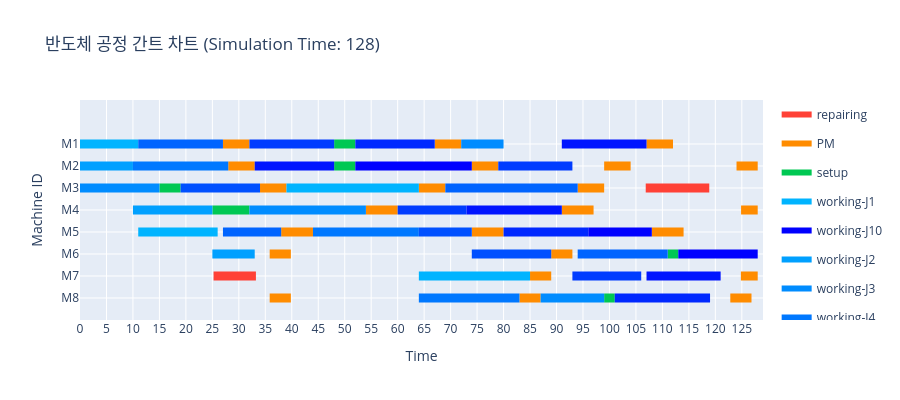

The code cell stored with this chart in its notebook:
### Code cell
env.run(until=scheduler.job_chk_process)
fig = create_gantt_chart(
    logs=event_logger.logs,
    max_time=env.now,
    title=f"반도체 공정 간트 차트 (Simulation Time: {round(env.now, 3)})")
fig.show()

### Figure 1 — Plotly figure (JSON) as saved in the notebook; plotly's stock layout.template omitted (floating-point values rounded to 4 significant figures)
{"data": [{"fill": "toself", "fillcolor": "rgb(255, 65, 54)", "hoverinfo": "name", "legendgroup": "rgb(255, 65, 54)", "mode": "none", "name": "repairing", "type": "scatter", "x": [106.9, 118.9, 118.9, 106.9, 106.9, 25.23, 33.23, 33.23, 25.23], "y": [4.8, 4.8, 5.2, 5.2, null, 0.8, 0.8, 1.2, 1.2]}, {"fill": "toself", "fillcolor": "rgb(255, 140, 0)", "hoverinfo": "name", "legendgroup": "rgb(255, 140, 0)", "mode": "none", "name": "PM", "type": "scatter", "x": [27, 32, 32, 27, 27, 67, 72, 72, 67, 67, 107, 112, 112, 107, 107, 28, 33, 33, 28, 28, 74, 79, 79, 74, 74, 99, 104, 104, 99, 99, 124, 128, 128, 124, 124, 34, 39, 39, 34, 34, 64, 69, 69, 64, 64, 94, 99, 99, 94, 94, 54, 60, 60, 54, 54, 91, 97, 97, 91, 91, 124.9, 128, 128, 124.9, 124.9, 38, 44, 44, 38, 38, 74, 80, 80, 74, 74, 108, 114, 114, 108, 108, 35.83, 39.83, 39.83, 35.83, 35.83, 89, 93, 93, 89, 89, 85, 89, 89, 85, 85, 124.8, 128, 128, 124.8, 124.8, 35.83, 39.83, 39.83, 35.83, 35.83, 83, 87, 87, 83, 83, 122.8, 126.8, 126.8, 122.8], "y": [6.8, 6.8, 7.2, 7.2, null, 6.8, 6.8, 7.2, 7.2, null, 6.8, 6.8, 7.2, 7.2, null, 5.8, 5.8, 6.2, 6.2, null, 5.8, 5.8, 6.2, 6.2, null, 5.8, 5.8, 6.2, 6.2, null, 5.8, 5.8, 6.2, 6.2, null, 4.8, 4.8, 5.2, 5.2, null, 4.8, 4.8, 5.2, 5.2, null, 4.8, 4.8, 5.2, 5.2, null, 3.8, 3.8, 4.2, 4.2, null, 3.8, 3.8, 4.2, 4.2, null, 3.8, 3.8, 4.2, 4.2, null, 2.8, 2.8, 3.2, 3.2, null, 2.8, 2.8, 3.2, 3.2, null, 2.8, 2.8, 3.2, 3.2, null, 1.8, 1.8, 2.2, 2.2, null, 1.8, 1.8, 2.2, 2.2, null, 0.8, 0.8, 1.2, 1.2, null, 0.8, 0.8, 1.2, 1.2, null, -0.2, -0.2, 0.2, 0.2, null, -0.2, -0.2, 0.2, 0.2, null, -0.2, -0.2, 0.2, 0.2]}, {"fill": "toself", "fillcolor": "rgb(0, 200, 83)", "hoverinfo": "name", "legendgroup": "rgb(0, 200, 83)", "mode": "none", "name": "setup", "type": "scatter", "x": [48, 52, 52, 48, 48, 48, 52, 52, 48, 48, 15, 19, 19, 15, 15, 25, 32, 32, 25, 25, 111, 113, 113, 111, 111, 99, 101, 101, 99], "y": [6.8, 6.8, 7.2, 7.2, null, 5.8, 5.8, 6.2, 6.2, null, 4.8, 4.8, 5.2, 5.2, null, 3.8, 3.8, 4.2, 4.2, null, 1.8, 1.8, 2.2, 2.2, null, -0.2, -0.2, 0.2, 0.2]}, {"fill": "toself", "fillcolor": "rgb(0, 180, 255)", "hoverinfo": "name", "legendgroup": "rgb(0, 180, 255)", "mode": "none", "name": "working-J1", "type": "scatter", "x": [0, 11, 11, 0, 0, 39, 64, 64, 39, 39, 11, 26, 26, 11, 11, 64, 85, 85, 64], "y": [6.8, 6.8, 7.2, 7.2, null, 4.8, 4.8, 5.2, 5.2, null, 2.8, 2.8, 3.2, 3.2, null, 0.8, 0.8, 1.2, 1.2]}, {"fill": "toself", "fillcolor": "rgb(0, 0, 255)", "hoverinfo": "name", "legendgroup": "rgb(0, 0, 255)", "mode": "none", "name": "working-J10", "type": "scatter", "x": [52, 74, 74, 52, 52, 96, 108, 108, 96, 96, 113, 128, 128, 113], "y": [5.8, 5.8, 6.2, 6.2, null, 2.8, 2.8, 3.2, 3.2, null, 1.8, 1.8, 2.2, 2.2]}, {"fill": "toself", "fillcolor": "rgb(0, 160, 255)", "hoverinfo": "name", "legendgroup": "rgb(0, 160, 255)", "mode": "none", "name": "working-J2", "type": "scatter", "x": [0, 10, 10, 0, 0, 10, 25, 25, 10, 10, 25, 33, 33, 25], "y": [5.8, 5.8, 6.2, 6.2, null, 3.8, 3.8, 4.2, 4.2, null, 1.8, 1.8, 2.2, 2.2]}, {"fill": "toself", "fillcolor": "rgb(0, 140, 255)", "hoverinfo": "name", "legendgroup": "rgb(0, 140, 255)", "mode": "none", "name": "working-J3", "type": "scatter", "x": [72, 80, 80, 72, 72, 0, 15, 15, 0, 0, 32, 54, 54, 32, 32, 87, 99, 99, 87], "y": [6.8, 6.8, 7.2, 7.2, null, 4.8, 4.8, 5.2, 5.2, null, 3.8, 3.8, 4.2, 4.2, null, -0.2, -0.2, 0.2, 0.2]}, {"fill": "toself", "fillcolor": "rgb(0, 120, 255)", "hoverinfo": "name", "legendgroup": "rgb(0, 120, 255)", "mode": "none", "name": "working-J4", "type": "scatter", "x": [10, 28, 28, 10, 10, 44, 64, 64, 44, 44, 64, 83, 83, 64], "y": [5.8, 5.8, 6.2, 6.2, null, 2.8, 2.8, 3.2, 3.2, null, -0.2, -0.2, 0.2, 0.2]}, {"fill": "toself", "fillcolor": "rgb(0, 100, 255)", "hoverinfo": "name", "legendgroup": "rgb(0, 100, 255)", "mode": "none", "name": "working-J5", "type": "scatter", "x": [11, 27, 27, 11, 11, 69, 94, 94, 69, 69, 27, 38, 38, 27, 27, 94, 111, 111, 94], "y": [6.8, 6.8, 7.2, 7.2, null, 4.8, 4.8, 5.2, 5.2, null, 2.8, 2.8, 3.2, 3.2, null, 1.8, 1.8, 2.2, 2.2]}, {"fill": "toself", "fillcolor": "rgb(0, 80, 255)", "hoverinfo": "name", "legendgroup": "rgb(0, 80, 255)", "mode": "none", "name": "working-J6", "type": "scatter", "x": [19, 34, 34, 19, 19, 64, 74, 74, 64, 64, 74, 89, 89, 74], "y": [4.8, 4.8, 5.2, 5.2, null, 2.8, 2.8, 3.2, 3.2, null, 1.8, 1.8, 2.2, 2.2]}, {"fill": "toself", "fillcolor": "rgb(0, 60, 255)", "hoverinfo": "name", "legendgroup": "rgb(0, 60, 255)", "mode": "none", "name": "working-J7", "type": "scatter", "x": [32, 48, 48, 32, 32, 79, 93, 93, 79, 79, 60, 73, 73, 60, 60, 93, 106, 106, 93], "y": [6.8, 6.8, 7.2, 7.2, null, 5.8, 5.8, 6.2, 6.2, null, 3.8, 3.8, 4.2, 4.2, null, 0.8, 0.8, 1.2, 1.2]}, {"fill": "toself", "fillcolor": "rgb(0, 40, 255)", "hoverinfo": "name", "legendgroup": "rgb(0, 40, 255)", "mode": "none", "name": "working-J8", "type": "scatter", "x": [52, 67, 67, 52, 52, 80, 96, 96, 80, 80, 101, 119, 119, 101], "y": [6.8, 6.8, 7.2, 7.2, null, 2.8, 2.8, 3.2, 3.2, null, -0.2, -0.2, 0.2, 0.2]}, {"fill": "toself", "fillcolor": "rgb(0, 20, 255)", "hoverinfo": "name", "legendgroup": "rgb(0, 20, 255)", "mode": "none", "name": "working-J9", "type": "scatter", "x": [91, 107, 107, 91, 91, 33, 48, 48, 33, 33, 73, 91, 91, 73, 73, 107, 121, 121, 107], "y": [6.8, 6.8, 7.2, 7.2, null, 5.8, 5.8, 6.2, 6.2, null, 3.8, 3.8, 4.2, 4.2, null, 0.8, 0.8, 1.2, 1.2]}, {"legendgroup": "rgb(0, 0, 255)", "marker": {"color": "rgb(0, 0, 255)", "opacity": 0, "size": 1}, "mode": "markers", "name": "", "showlegend": false, "text": ["job: J10\noperation: J10_O1", "job: J10\noperation: J10_O1", "job: J10\noperation: J10_O2", "job: J10\noperation: J10_O2", "job: J10\noperation: J10_O3", "job: J10\noperation: J10_O3"], "type": "scatter", "x": [52, 74, 96, 108, 113, 128], "y": [6, 6, 3, 3, 2, 2]}, {"legendgroup": "rgb(0, 100, 255)", "marker": {"color": "rgb(0, 100, 255)", "opacity": 0, "size": 1}, "mode": "markers", "name": "", "showlegend": false, "text": ["job: J5\noperation: J5_O1", "job: J5\noperation: J5_O1", "job: J5\noperation: J5_O3", "job: J5\noperation: J5_O3", "job: J5\noperation: J5_O2", "job: J5\noperation: J5_O2", "job: J5\noperation: J5_O4", "job: J5\noperation: J5_O4"], "type": "scatter", "x": [11, 27, 69, 94, 27, 38, 94, 111], "y": [7, 7, 5, 5, 3, 3, 2, 2]}, {"legendgroup": "rgb(0, 120, 255)", "marker": {"color": "rgb(0, 120, 255)", "opacity": 0, "size": 1}, "mode": "markers", "name": "", "showlegend": false, "text": ["job: J4\noperation: J4_O1", "job: J4\noperation: J4_O1", "job: J4\noperation: J4_O2", "job: J4\noperation: J4_O2", "job: J4\noperation: J4_O3", "job: J4\noperation: J4_O3"], "type": "scatter", "x": [10, 28, 44, 64, 64, 83], "y": [6, 6, 3, 3, 0, 0]}, {"legendgroup": "rgb(0, 140, 255)", "marker": {"color": "rgb(0, 140, 255)", "opacity": 0, "size": 1}, "mode": "markers", "name": "", "showlegend": false, "text": ["job: J3\noperation: J3_O3", "job: J3\noperation: J3_O3", "job: J3\noperation: J3_O1", "job: J3\noperation: J3_O1", "job: J3\noperation: J3_O2", "job: J3\noperation: J3_O2", "job: J3\noperation: J3_O4", "job: J3\noperation: J3_O4"], "type": "scatter", "x": [72, 80, 0, 15, 32, 54, 87, 99], "y": [7, 7, 5, 5, 4, 4, 0, 0]}, {"legendgroup": "rgb(0, 160, 255)", "marker": {"color": "rgb(0, 160, 255)", "opacity": 0, "size": 1}, "mode": "markers", "name": "", "showlegend": false, "text": ["job: J2\noperation: J2_O1", "job: J2\noperation: J2_O1", "job: J2\noperation: J2_O2", "job: J2\noperation: J2_O2", "job: J2\noperation: J2_O3", "job: J2\noperation: J2_O3"], "type": "scatter", "x": [0, 10, 10, 25, 25, 33], "y": [6, 6, 4, 4, 2, 2]}, {"legendgroup": "rgb(0, 180, 255)", "marker": {"color": "rgb(0, 180, 255)", "opacity": 0, "size": 1}, "mode": "markers", "name": "", "showlegend": false, "text": ["job: J1\noperation: J1_O1", "job: J1\noperation: J1_O1", "job: J1\noperation: J1_O3", "job: J1\noperation: J1_O3", "job: J1\noperation: J1_O2", "job: J1\noperation: J1_O2", "job: J1\noperation: J1_O4", "job: J1\noperation: J1_O4"], "type": "scatter", "x": [0, 11, 39, 64, 11, 26, 64, 85], "y": [7, 7, 5, 5, 3, 3, 1, 1]}, {"legendgroup": "rgb(0, 20, 255)", "marker": {"color": "rgb(0, 20, 255)", "opacity": 0, "size": 1}, "mode": "markers", "name": "", "showlegend": false, "text": ["job: J9\noperation: J9_O3", "job: J9\noperation: J9_O3", "job: J9\noperation: J9_O1", "job: J9\noperation: J9_O1", "job: J9\noperation: J9_O2", "job: J9\noperation: J9_O2", "job: J9\noperation: J9_O4", "job: J9\noperation: J9_O4"], "type": "scatter", "x": [91, 107, 33, 48, 73, 91, 107, 121], "y": [7, 7, 6, 6, 4, 4, 1, 1]}, {"legendgroup": "rgb(0, 200, 83)", "marker": {"color": "rgb(0, 200, 83)", "opacity": 0, "size": 1}, "mode": "markers", "name": "", "showlegend": false, "text": ["job: J8\noperation: J8_O1", "job: J8\noperation: J8_O1", "job: J10\noperation: J10_O1", "job: J10\noperation: J10_O1", "job: J6\noperation: J6_O1", "job: J6\noperation: J6_O1", "job: J3\noperation: J3_O2", "job: J3\noperation: J3_O2", "job: J10\noperation: J10_O3", "job: J10\noperation: J10_O3", "job: J8\noperation: J8_O3", "job: J8\noperation: J8_O3"], "type": "scatter", "x": [48, 52, 48, 52, 15, 19, 25, 32, 111, 113, 99, 101], "y": [7, 7, 6, 6, 5, 5, 4, 4, 2, 2, 0, 0]}, {"legendgroup": "rgb(0, 40, 255)", "marker": {"color": "rgb(0, 40, 255)", "opacity": 0, "size": 1}, "mode": "markers", "name": "", "showlegend": false, "text": ["job: J8\noperation: J8_O1", "job: J8\noperation: J8_O1", "job: J8\noperation: J8_O2", "job: J8\noperation: J8_O2", "job: J8\noperation: J8_O3", "job: J8\noperation: J8_O3"], "type": "scatter", "x": [52, 67, 80, 96, 101, 119], "y": [7, 7, 3, 3, 0, 0]}, {"legendgroup": "rgb(0, 60, 255)", "marker": {"color": "rgb(0, 60, 255)", "opacity": 0, "size": 1}, "mode": "markers", "name": "", "showlegend": false, "text": ["job: J7\noperation: J7_O1", "job: J7\noperation: J7_O1", "job: J7\noperation: J7_O3", "job: J7\noperation: J7_O3", "job: J7\noperation: J7_O2", "job: J7\noperation: J7_O2", "job: J7\noperation: J7_O4", "job: J7\noperation: J7_O4"], "type": "scatter", "x": [32, 48, 79, 93, 60, 73, 93, 106], "y": [7, 7, 6, 6, 4, 4, 1, 1]}, {"legendgroup": "rgb(0, 80, 255)", "marker": {"color": "rgb(0, 80, 255)", "opacity": 0, "size": 1}, "mode": "markers", "name": "", "showlegend": false, "text": ["job: J6\noperation: J6_O1", "job: J6\noperation: J6_O1", "job: J6\noperation: J6_O2", "job: J6\noperation: J6_O2", "job: J6\noperation: J6_O3", "job: J6\noperation: J6_O3"], "type": "scatter", "x": [19, 34, 64, 74, 74, 89], "y": [5, 5, 3, 3, 2, 2]}, {"legendgroup": "rgb(255, 140, 0)", "marker": {"color": "rgb(255, 140, 0)", "opacity": 0, "size": 1}, "mode": "markers", "name": "", "showlegend": false, "text": ["None", "None", "None", "None", "None", "None", "None", "None", "None", "None", "None", "None", "None", "None", "None", "None", "None", "None", "None", "None", "None", "None", "None", "None", "None", "None", "None", "None", "None", "None", "None", "None", "None", "None", "None", "None", "None", "None", "None", "None", "None", "None", "None", "None", "None", "None"], "type": "scatter", "x": [27, 32, 67, 72, 107, 112, 28, 33, 74, 79, 99, 104, 124, 128, 34, 39, 64, 69, 94, 99, 54, 60, 91, 97, 124.9, 128, 38, 44, 74, 80, 108, 114, 35.83, 39.83, 89, 93, 85, 89, 124.8, 128, 35.83, 39.83, 83, 87, 122.8, 126.8], "y": [7, 7, 7, 7, 7, 7, 6, 6, 6, 6, 6, 6, 6, 6, 5, 5, 5, 5, 5, 5, 4, 4, 4, 4, 4, 4, 3, 3, 3, 3, 3, 3, 2, 2, 2, 2, 1, 1, 1, 1, 0, 0, 0, 0, 0, 0]}, {"legendgroup": "rgb(255, 65, 54)", "marker": {"color": "rgb(255, 65, 54)", "opacity": 0, "size": 1}, "mode": "markers", "name": "", "showlegend": false, "text": ["None", "None", "None", "None"], "type": "scatter", "x": [106.9, 118.9, 25.23, 33.23], "y": [5, 5, 1, 1]}], "layout": {"height": 400, "hovermode": "closest", "showlegend": true, "title": {"text": "반도체 공정 간트 차트 (Simulation Time: 128)"}, "xaxis": {"dtick": 5, "range": [0, 129], "rangeselector": {"buttons": [{"count": 7, "label": "1w", "step": "day", "stepmode": "backward"}, {"count": 1, "label": "1m", "step": "month", "stepmode": "backward"}, {"count": 6, "label": "6m", "step": "month", "stepmode": "backward"}, {"count": 1, "label": "YTD", "step": "year", "stepmode": "todate"}, {"count": 1, "label": "1y", "step": "year", "stepmode": "backward"}, {"step": "all"}]}, "showgrid": true, "title": {"text": "Time"}, "type": "linear", "zeroline": false}, "yaxis": {"autorange": false, "range": [-1, 9], "showgrid": true, "ticktext": ["M8", "M7", "M6", "M5", "M4", "M3", "M2", "M1"], "tickvals": [0, 1, 2, 3, 4, 5, 6, 7], "title": {"text": "Machine ID"}, "zeroline": false}}}
